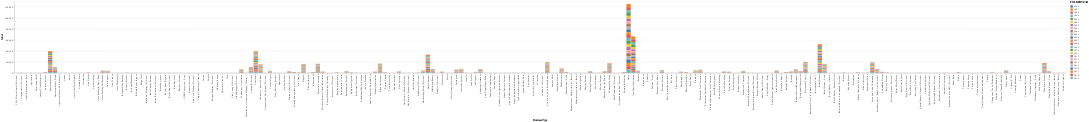

Write notebook code for a chart like this one.
### Code cell
points = alt.Chart(df_1).mark_bar().encode(
    x='BusinessType:N',
    y='label:Q',
    color=('FOLDERYEAR:N'))

points
# transform Y axis
# Clustering : on
#Distance matrix :simlarity of values between years
#R -- Normalise or Divide by total 
# Also Sort by trend instead of

### Figure 1 — Vega-Lite specification as saved in the notebook (floating-point values rounded to 4 significant figures; data arrays with more than 128 entries replaced by an {"elided": "..."} marker saying what was removed)
{"config": {"view": {"continuousWidth": 400, "continuousHeight": 300}}, "data": {"name": "data-bbd1b89fe9f365cedbd5d674fd12bd99"}, "mark": "bar", "encoding": {"color": {"type": "nominal", "field": "FOLDERYEAR"}, "x": {"type": "nominal", "field": "BusinessType"}, "y": {"type": "quantitative", "field": "label"}}, "$schema": "https://vega.github.io/schema/vega-lite/v4.0.2.json", "datasets": {"data-bbd1b89fe9f365cedbd5d674fd12bd99": {"elided": "3927 records"}}}
